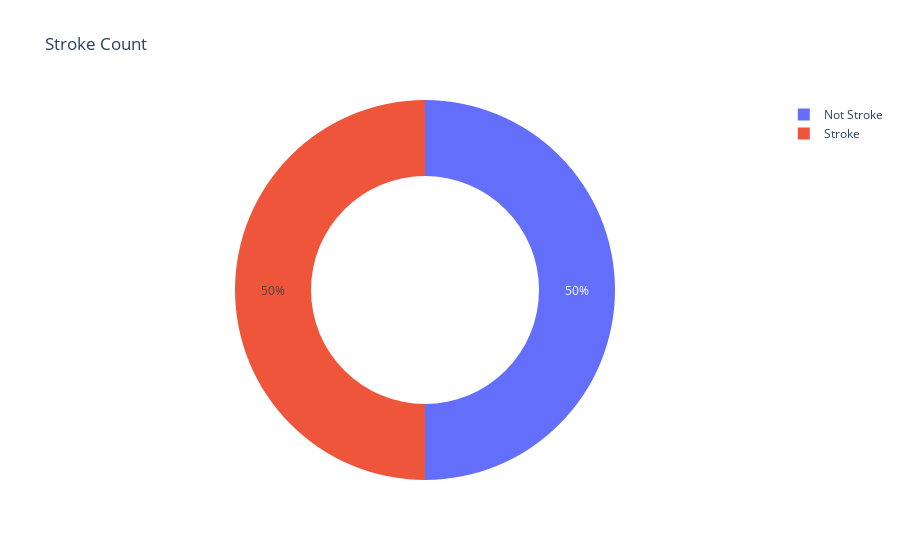

Notebook code for this chart:
### Markdown cell above
### Handling Imbalance Data

### Code cell
stroke_count = dict(df['stroke'].value_counts())

fig = px.pie(names = ['Not Stroke','Stroke'],
             values = stroke_count.values(),
             title = 'Stroke Count',
             hole = 0.6)
fig.show()

### Figure 1 — Plotly figure (JSON) as saved in the notebook; plotly's stock layout.template omitted (floating-point values rounded to 4 significant figures)
{"data": [{"domain": {"x": [0, 1], "y": [0, 1]}, "hole": 0.6, "hovertemplate": "label=%{label}<br>value=%{value}<extra></extra>", "labels": ["Not Stroke", "Stroke"], "legendgroup": "", "name": "", "showlegend": true, "type": "pie", "values": [4124, 4124]}], "layout": {"legend": {"tracegroupgap": 0}, "title": {"text": "Stroke Count"}}}
